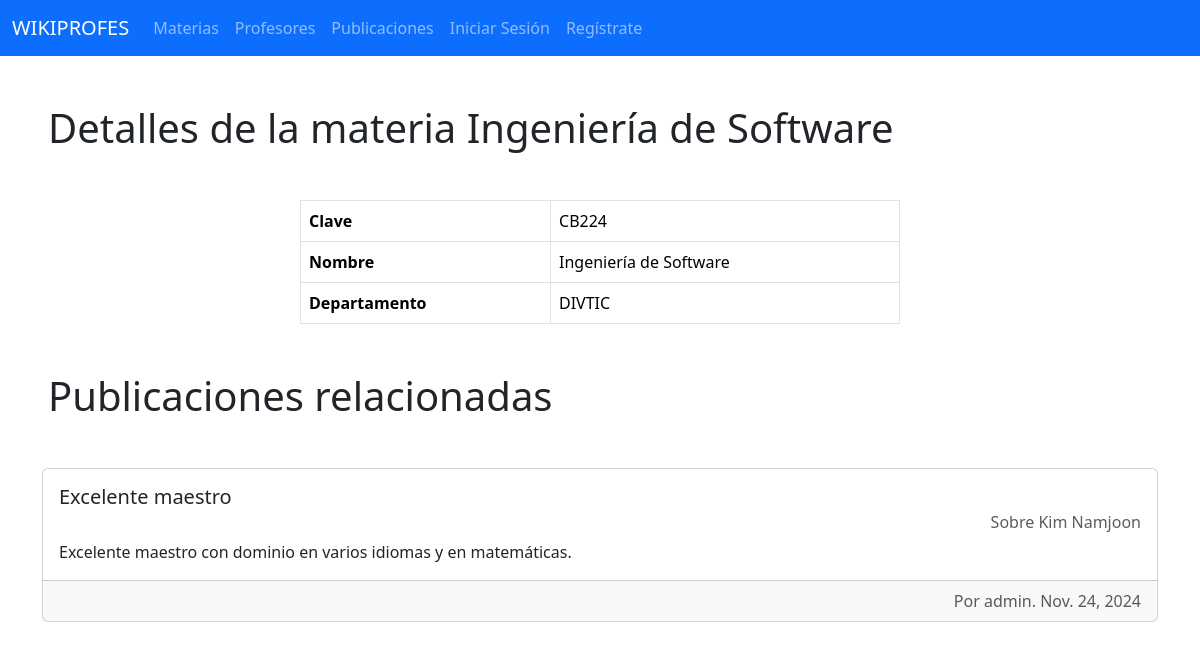
Screenshot of /materia/1 with the database file from the repository.
### publicacion/models.py (models this page shows, shortened)
class Publicacion(models.Model):
    materia = models.ForeignKey(Materia, on_delete=models.CASCADE)
    profesor = models.ForeignKey(Profesor, on_delete=models.CASCADE)
    usuario = models.ForeignKey(User, on_delete=models.CASCADE)
    titulo = models.CharField(max_length=80)
    fecha = models.DateField()
    comentario = models.TextField(max_length=200)
    dominio = models.IntegerField()
    puntualidad = models.IntegerField()
    asistencia = models.IntegerField()
    dificultad = models.IntegerField()
    seguimiento = models.IntegerField()

### materia/models.py (models this page shows, shortened)
class Materia(models.Model):
    clave = models.CharField(max_length=10)
    nombre = models.CharField(max_length=80)
    departamento = models.CharField(max_length=50)
    profesores = models.ManyToManyField(Profesor, through='publicacion.Publicacion')
    usuarios = models.ManyToManyField(User, through='publicacion.Publicacion')

### profesor/models.py (models this page shows)
class Profesor(models.Model):
    nombre = models.CharField(max_length=80)
    usuarios = models.ManyToManyField(User, through='publicacion.Publicacion')
    def __str__(self):
        return f"{self.nombre}"

### publicacion/views.py (the view)
# urls.py: path("materia/<int:materia_id>",views.MateriaView.as_view(), name="materia"),
class MateriaView(generic.ListView):
    template_name = "publicacion/materia.html"
    def get_queryset(self):
        return Publicacion.objects.filter(materia_id=self.kwargs["materia_id"])

### templates/publicacion/materia.html (shortened to what this page needs)
{% extends "base.html" %}
{% block content %}
    <h1 class="m-5">Detalles de la materia {{publicacion_list.0.materia.nombre}}</h1>
    <table class="table table-bordered" style="width: 50%; margin: auto;">
        <tbody>
          <tr>
            <th scope="row">Clave</th>
            <td>{{publicacion_list.0.materia.clave}}</td>
          </tr>
          <tr>
            <th scope="row">Nombre</th>
            <td>{{publicacion_list.0.materia.nombre}}</td>
          </tr>
          <tr>
            <th scope="row">Departamento</th>
            <td>{{publicacion_list.0.materia.departamento}}</td>
          </tr>
        </tbody>
      </table>
    <h1 class="m-5">Publicaciones relacionadas</h1>
    {% for publicacion in publicacion_list %}
    <section>
        <div class="container">
            <div class="card mb-3">
                <div class="card-body">
                  <h5 class="card-title">{{publicacion.titulo}}</h5>
                  <h6 class="card-subtitle mb-2 text-body-secondary text-end">Sobre {{publicacion.profesor}}</h6>
                  <p class="card-text">{{publicacion.comentario}}</p>
                </div>
                <div class="card-footer text-body-secondary text-end">
                    Por {{publicacion.usuario}}. {{publicacion.fecha}}
                </div>
            </div>
        </div>
    </section>
    {% endfor %}
{% endblock content %}

### rows the page displays
Publicacion: materia.nombre "Ingeniería de Software", materia.clave "CB224", materia.departamento "DIVTIC", titulo "Excelente maestro", profesor "Kim Namjoon", comentario "Excelente maestro con dominio en varios idiomas y en matemáticas.", usuario "admin", fecha "Nov. 24, 2024"
